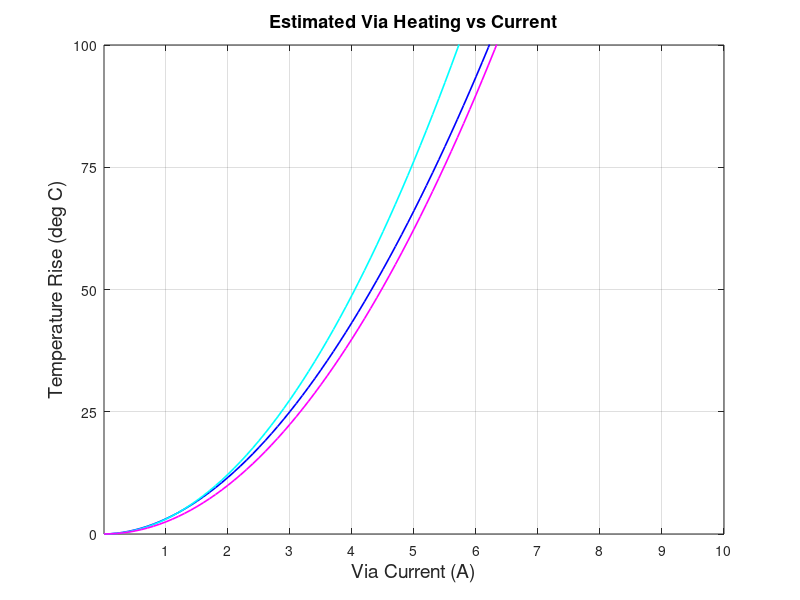

MATLAB code to generate this figure:
clc
clear

widths = [27.69]; % mil
thickness = 1.4; % mil

current = 0:0.1:10;

K = 200;
a1 = -1.10;
a2 = -1.52;
a3 = 1.9;

temp_rise2 = K * current.^a3 * widths^a1 * thickness^a2;
plot(current, temp_rise2, "linewidth", 1.2, "color", [0.0 0 1])
hold on


widths = [13.85]; % mil
thickness = 2.8; % mil

current = 0:0.1:10;

K = 300;
a1 = -1.15;
a2 = -1.52;
a3 = 2;

temp_rise2 = K * current.^a3 * widths^a1 * thickness^a2;
plot(current, temp_rise2, "linewidth", 1.2, "color", [0.0 1 1])

widths = [55.37]; % mil
thickness = 0.7; % mil

K = 120;
a1 = -1.10;
a2 = -1.52;
a3 = 2;

temp_rise2 = K * current.^a3 * widths^a1 * thickness^a2;
plot(current, temp_rise2, "linewidth", 1.2, "color", [1 0 1])

xticks(1:1:20)
ylim([0 100])
yticks(0:25:100)

%legend(" (1 oz. Copper)", "Internal  (1 oz. Copper)", "Internal  (0.5 oz. Copper)", "fontsize", 12, "location", "Southeast")
ylabel("Temperature Rise (deg C)", "fontsize", 14)
xlabel("Via Current (A)", "fontsize", 14)
title("Estimated Via Heating vs Current", "fontsize", 13)

grid on

